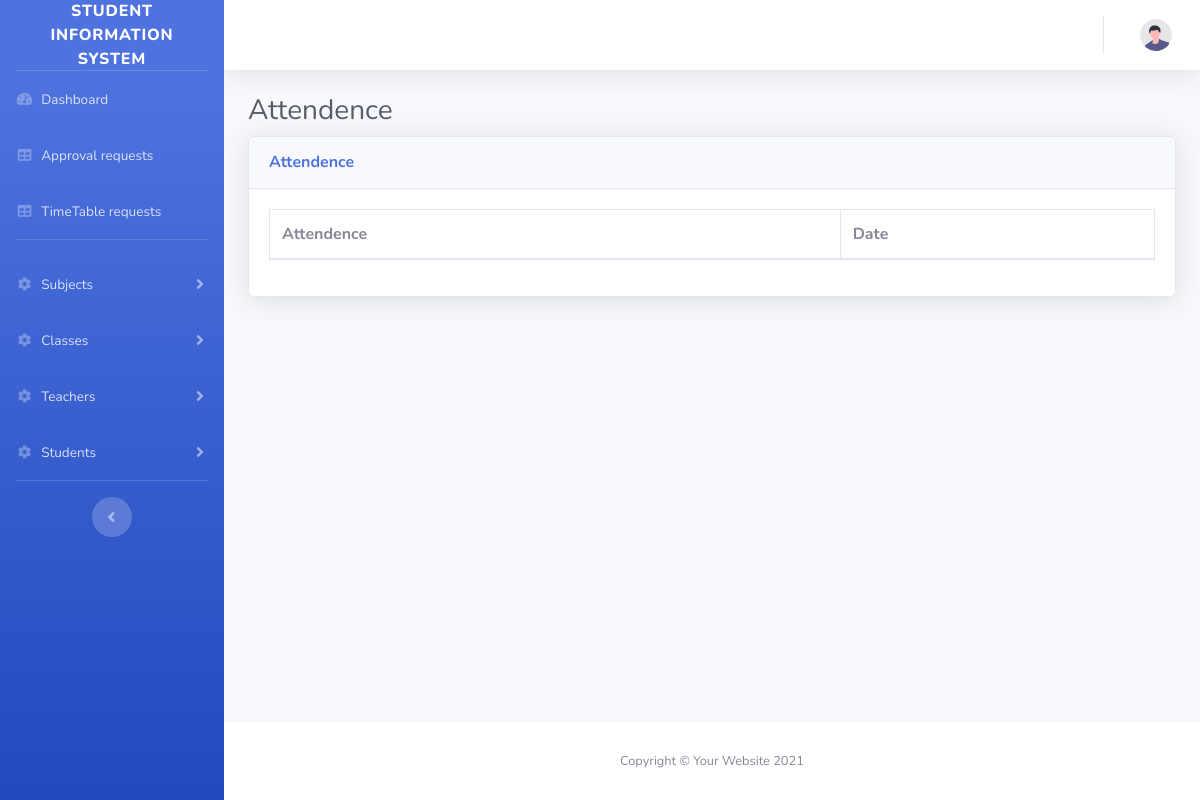
Page /index.php/student/attendence on the earlier database version.
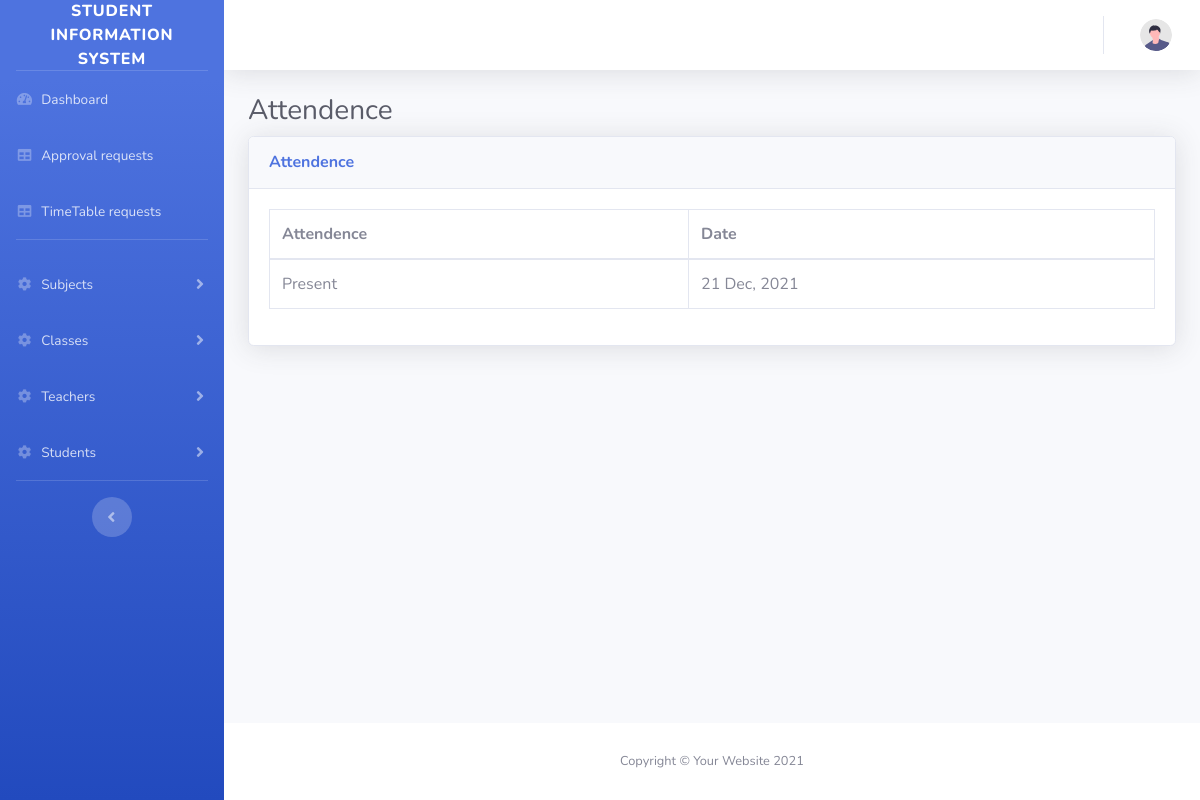
Same page on the later database version.
### tables this page shows
CREATE TABLE `attendance` (
  `id` int(11) NOT NULL,
  `student_id` int(11) NOT NULL,
  `teacher_id` int(11) NOT NULL,
  `attendence` tinyint(4) NOT NULL,
  `date` date NOT NULL,
  `created_at` timestamp NOT NULL DEFAULT current_timestamp()
);

### application/controllers/Student.php (called while the page is built, shortened)
<?php
class Student extends CI_Controller{
    public function __construct(){
        $this->load->model('admin_model');
        $this->load->model('teacher_model');
        $this->load->helper('common_helper');
    }
    public function attendence(){
        $user = get_user_details();
        $attendence = $this->db->get('attendance', ['id' => $user->id])->result();
        $data['attendence'] = $attendence ? $attendence : '';
        $this->load->view('attendence/student-attendence', $data);
    }
}

### index.php (called while the page is built, shortened)
<?php
require_once BASEPATH.'core/CodeIgniter.php';

### application/helpers/common_helper.php (called while the page is built, shortened)
<?php
function get_user_details(){
    $ci = &get_instance();
    $user = $ci->db->get_where('users',['id' => $ci->session->userdata('user_id')]);
    return $user->num_rows() > 0 ? $user->row() : '';
}

### application/views/attendence/student-attendence.php (the view, shortened to what this page needs)
<h1 class="h3 mb-2 text-gray-800">Attendence</h1>
<div class="card shadow mb-4">
    <div class="card-header py-3">
        <h6 class="m-0 font-weight-bold text-primary">Attendence</h6>
    </div>
    <div class="card-body">
        <div class="table-responsive">
            <table class="table table-bordered" id="dataTable" width="100%" cellspacing="0">
                <thead>
                    <tr>
                        <th>Attendence</th>
                        <th>Date</th>
                    </tr>
                </thead>
                <tbody>
                    <?php if($attendence): foreach($attendence as $k => $v): ?>
                        <tr>
                            <?php
                                if($v->attendence == PRESENT){
                                    $at = 'Present';
                                }else if($v->attendence == ABSENT){
                                    $at = 'Absent';
                                }else if($v->attendence == LEAVE){
                                    $at = 'Leave';
                                }
                            ?>
                            <td><?= $at ?></td>
                            <td><?= date('d M, Y', strtotime($v->date)) ?></td>
                        </tr>
                    <?php endforeach; endif; ?>
                </tbody>
            </table>
        </div>
    </div>
</div>

Differences in the rows shown:
added attendance: attendence "Present", date "21 Dec, 2021"
